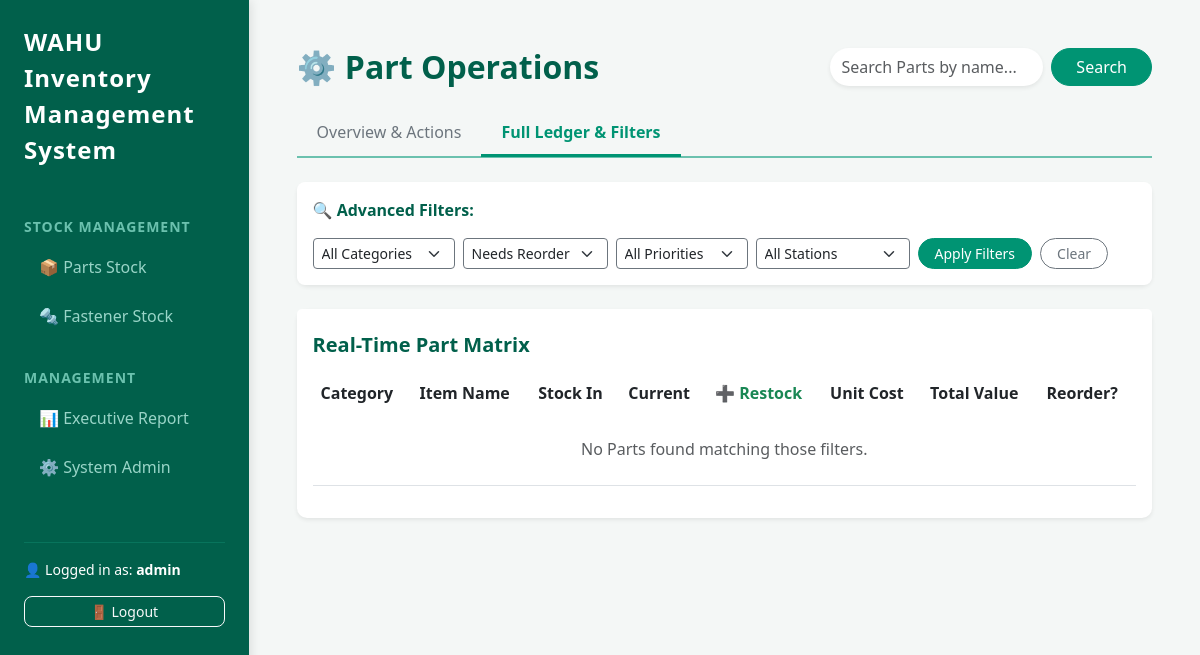
The app's page /dashboard/Part/?reorder=Yes (signed in), older data.
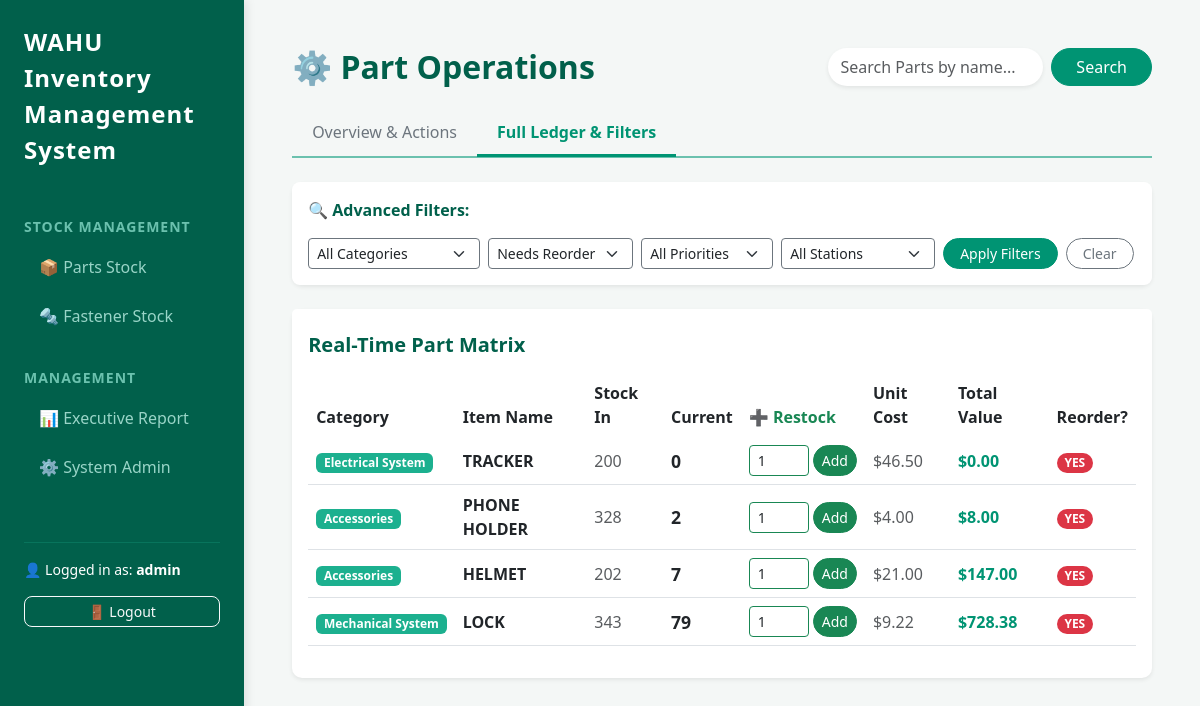
The same page, newer data.
### inventory/models.py (models this page shows)
class InventoryItem(models.Model):
    TYPE_CHOICES = [
        ('Part', 'Part'),
        ('Fastener', 'Fastener'),
    ]
    STATION_CHOICES = [
        ('Frame Assembly', 'Frame Assembly Station'),
        ('Handle Bar', 'Handle Bar Station'),
        ('Front Fork', 'Front Fork Station'),
        ('Bike Stand', 'Bike Stand Station'),
        ('Wheel Assembly', 'Wheel Assembly Station'),
        ('QC', 'QC Station'),
        ('General', 'General / Multiple Stations'),
    ]
    name = models.CharField(max_length=200)
    item_type = models.CharField(max_length=20, choices=TYPE_CHOICES, default='Part')
    category = models.CharField(max_length=100, default="Uncategorized")
    stock_in = models.PositiveIntegerField(default=0)
    quantity = models.PositiveIntegerField(default=0)
    unit_cost = models.DecimalField(max_digits=10, decimal_places=2, default=0.00)
    station = models.CharField(max_length=50, choices=STATION_CHOICES, default='General')
    daily_quota_hint = models.CharField(max_length=100, blank=True, null=True, help_text="e.g., 'Need 120 rims today'")
    @property
    def total_value(self):
        return self.quantity * self.unit_cost
    @property
    def reorder_needed(self):
        if self.stock_in > 0 and self.quantity <= (self.stock_in / 4):
            return "Yes"
        return "No"
    def __str__(self):
        return f"[{self.item_type}] {self.name}"

### inventory/views.py (the view)
# urls.py: path('dashboard/<str:item_type>/', views.dashboard, name='dashboard'),
@login_required(login_url='login')
def dashboard(request, item_type):
    if item_type not in ['Part', 'Fastener']:
        return redirect('landing')
    items = InventoryItem.objects.filter(item_type=item_type)
    if request.user.is_superuser:
        recent_requests = StockRequest.objects.filter(item__item_type=item_type).order_by('-date_requested')
    else:
        recent_requests = StockRequest.objects.filter(
            item__item_type=item_type,
            requester=request.user
        ).order_by('-date_requested')
    kits = BuildKit.objects.filter(components__item__item_type=item_type).distinct()
    categories = items.values_list('category', flat=True).distinct()
    category_filter = request.GET.get('category')
    reorder_filter = request.GET.get('reorder')
    priority_filter = request.GET.get('priority')
    station_filter = request.GET.get('station')
    sort_filter = request.GET.get('sort')
    search_query = request.GET.get('search', '').strip()
    if search_query:
        items = items.filter(name__icontains=search_query)
    if category_filter and category_filter != 'All':
        items = items.filter(category=category_filter)
    if station_filter and station_filter != 'All':
        items = items.filter(station=station_filter)
    print("THE BROWSER SENT THIS STATION:", repr(station_filter))
    if priority_filter and priority_filter != 'All':
        if not isinstance(items, list):
            items = items.filter(stockrequest__priority=priority_filter).distinct()
    if reorder_filter == 'Yes':
        items = [item for item in items if item.reorder_needed == 'Yes']
    elif reorder_filter == 'No':
        items = [item for item in items if item.reorder_needed == 'No']
    if not isinstance(items, list):
        items = list(items)
    if sort_filter == 'value_desc':
        items.sort(key=lambda x: x.total_value if hasattr(x, 'total_value') else 0, reverse=True)
    if request.user.is_superuser:
        recent_requests = StockRequest.objects.filter(item__item_type=item_type).order_by('-date_requested')
    else:
        recent_requests = StockRequest.objects.filter(item__item_type=item_type, requester=request.user).order_by('-date_requested')
    if priority_filter and priority_filter != 'All':
        recent_requests = recent_requests.filter(priority=priority_filter)
    recent_requests = recent_requests[:10]
    total_items_count = len(items) if isinstance(items, list) else items.count()
    low_stock_count = sum(1 for item in items if item.reorder_needed == 'Yes')
    total_inventory_value = sum(item.total_value for item in items)
    defect_stats = StockRequest.objects.filter(
        item__item_type=item_type,
        priority='Defect Replacement'
    ).aggregate(total=Sum('quantity_requested'))
    defect_count = defect_stats['total'] or 0
    live_deficits = []
    total_unmatched_deficit = 0
    frame = InventoryItem.objects.filter(name__icontains='FRAME').first()
    if frame:
        frame_children_names = [
            'LEFT CRANK',
            'RIGHT CRANK',
            'CHAINRING',
            'REAR DERAILLEUR',
            'TORQUE SENSOR',
            'KICKSTAND',
            'REAR MUDGUARD',
            'FENDER STAY'
            'REAR SHOCK'
        ]
        frame_children = InventoryItem.objects.filter(name__in=frame_children_names)
        for part in frame_children:
            if part.quantity < frame.quantity:
                gap = frame.quantity - part.quantity
                live_deficits.append({'part': part.name, 'gap': gap, 'parent': frame.name})
                total_unmatched_deficit += gap
    handlebar = InventoryItem.objects.filter(name__icontains='HANDLEBAR').first()
    if handlebar:
        handlebar_children_names = [
            'GRIPS',
            'THROTTLE',
            'DISPLAY (MONITOR)',
            'FRONT BRAKE',
            'REAR BRAKE',
            'HANDLEBAR SWITCH',
            'GEAR SHIFTER',
            'MIRROR'
        ]
        handlebar_children = InventoryItem.objects.filter(name__in=handlebar_children_names)
        for part in handlebar_children:
            if part.quantity < handlebar.quantity:
                gap = handlebar.quantity - part.quantity
                live_deficits.append({'part': part.name, 'gap': gap, 'parent': handlebar.name})
                total_unmatched_deficit += gap
    defect_count += total_unmatched_deficit
    chart_labels = json.dumps([item.name for item in items])
    chart_data = json.dumps([float(item.quantity) for item in items])
    if request.method == 'POST':
        if 'restock_submit' in request.POST:
            item_id = request.POST.get('restock_item_id')
            qty_to_add = int(request.POST.get('restock_qty', 0))
            restock_item = get_object_or_404(InventoryItem, id=item_id)
            restock_item.quantity += qty_to_add
            restock_item.save()
            StockRequest.objects.create(
                item=restock_item,
                quantity_requested=qty_to_add,
                requester=request.user,
                priority='Restock (Incoming)' # Special tracking tag
            )
            messages.success(request, f"Successfully restocked {qty_to_add} units of {restock_item.name}.")
            return redirect('dashboard', item_type=item_type)
        if 'request_kit' in request.POST:
            kit_id = request.POST.get('kit_id')
            qty_to_build = int(request.POST.get('kit_quantity', 1))
            kit = get_object_or_404(BuildKit, id=kit_id)
            can_build = True
            missing_parts = []
            for component in kit.components.all():
                total_needed = component.quantity_required * qty_to_build
                if component.item.quantity < total_needed:
                    can_build = False
                    missing_parts.append(f"{component.item.name} (Need {total_needed}, Have {component.item.quantity})")
            if can_build:
                for component in kit.components.all():
                    total_needed = component.quantity_required * qty_to_build
                    component.item.quantity -= total_needed
                    component.item.save()
                    StockRequest.objects.create(
                        item=component.item,
                        quantity_requested=total_needed,
                        requester=request.user
                    )
                messages.success(request, f"Successfully pulled parts for {qty_to_build}x {kit.name}!")
            else:
                messages.error(request, f"Cannot build {kit.name}. Missing parts: {', '.join(missing_parts)}")
            return redirect('dashboard', item_type=item_type)
        else:
            form = StockRequestForm(request.POST, item_type=item_type)
            if form.is_valid():
                stock_request = form.save(commit=False)
                requested_item = stock_request.item
                requested_qty = stock_request.quantity_requested
                if requested_qty <= requested_item.quantity:
                    requested_item.quantity -= requested_qty
                    requested_item.save()
                    stock_request.requester = request.user
                    stock_request.save()
                    messages.success(request, f"Successfully requested {requested_qty} of {requested_item.name}.")
                    return redirect('dashboard', item_type=item_type)
                else:
                    messages.error(request, f"Error: You requested {requested_qty}, but only {requested_item.quantity} are available.")
    else:
        form = StockRequestForm(item_type=item_type)
    if isinstance(items, list):
        item_ids = [item.id for item in items]
        form.fields['item'].queryset = InventoryItem.objects.filter(id__in=item_ids)
    else:
        form.fields['item'].queryset = items
    context = {
        'item_type': item_type,
        'items': items,
        'kits': kits,
        'form': form,
        'recent_requests': recent_requests,
        'categories': categories,
        'total_items_count': total_items_count,
        'low_stock_count': low_stock_count,
        'total_inventory_value': total_inventory_value,
        'defect_count': defect_count,
        'chart_labels': chart_labels,
        'chart_data': chart_data,
        'search_query': search_query,
        'live_deficits': live_deficits,
    }
    return render(request, 'inventory/dashboard.html', context)

### inventory/forms.py
class StockRequestForm(forms.ModelForm):
    class Meta:
        model = StockRequest
        fields = ['item', 'quantity_requested', 'priority']
        widgets = {
            'item': forms.Select(attrs={'class': 'form-select'}),
            'quantity_requested': forms.NumberInput(attrs={'class': 'form-control'}),
            'priority': forms.Select(attrs={'class': 'form-select'}),
        }
        labels = {
            'item': 'Item Name',
            'quantity_requested': 'Quantity Needed',
            'priority': 'Priority / Reason',
        }
    def __init__(self, *args, **kwargs):
        item_type = kwargs.pop('item_type', None)
        super(StockRequestForm, self).__init__(*args, **kwargs)
        if item_type:
            self.fields['item'].queryset = InventoryItem.objects.filter(item_type=item_type)

### inventory/templates/inventory/dashboard.html (shortened to what the changed rows need)
{% extends 'inventory/base.html' %}
{% block content %}
<div class="d-flex justify-content-between align-items-center mb-4">
    <h2 class="fw-bold mb-0 text-dark" style="color: var(--emerald-900) !important;">⚙️ {{ item_type }} Operations</h2>
</div>
<div class="tab-content" id="dashboardTabsContent">
    <div class="tab-pane fade" id="inventory-pane" role="tabpanel" tabindex="0">
        <div class="card shadow-sm border-0 h-100">
            <div class="card-body table-responsive">
                <table class="table table-hover align-middle">
                    <thead style="background-color: var(--bg-light);">
                        <tr>
                            <th class="border-0">Category</th>
                            <th class="border-0">Item Name</th>
                            <th class="border-0">Stock In</th>
                            <th class="border-0">Current</th>
                            <th class="border-0 text-success">➕ Restock</th>
                            <th class="border-0">Unit Cost</th>
                            <th class="border-0">Total Value</th>
                            <th class="border-0">Reorder?</th>
                        </tr>
                    </thead>
                    <tbody>
                        {% for item in items %}
                        <tr>
                            <td><span class="badge" style="background-color: var(--emerald-300);">{{ item.category }}</span></td>
                            <td>
                                <strong class="text-dark">{{ item.name }}</strong>
                            </td>
                            <td class="text-muted">{{ item.stock_in }}</td>
                            <td><strong style="font-size: 1.1rem;">{{ item.quantity }}</strong></td>
                            <td>
                                <form method="POST" class="d-flex align-items-center mb-0">
                                    <input type="number" name="restock_qty" value="1" min="1"
                                        class="form-control form-control-sm border-success me-1" style="width: 60px;">
                                    <button type="submit" name="restock_submit"
                                        class="btn btn-sm btn-success rounded-pill px-2"
                                        title="Receive Stock">Add</button>
                                </form>
                            </td>
                            <td class="text-muted">${{ item.unit_cost }}</td>
                            <td><strong style="color: var(--emerald-500);">${{ item.total_value }}</strong></td>
                            <td>
                                {% if item.reorder_needed == 'Yes' %}
                                <span class="badge bg-danger rounded-pill">YES</span>
                                {% else %}
                                <span class="badge bg-success rounded-pill">NO</span>
                                {% endif %}
                            </td>
                        </tr>
                        {% empty %}
                        <tr>
                            <td colspan="8" class="text-center py-4 text-muted">No {{ item_type }}s found matching those filters.</td>
                        </tr>
                        {% endfor %}
                    </tbody>
                </table>
            </div>
        </div>
    </div>
</div>
{% endblock %}

Row changes from the older to the newer data that the page shows:
added InventoryItem: category "Electrical System", name "TRACKER", stock_in "200", quantity "0", unit_cost "46.50", total_value "0.00", shows "YES"
added InventoryItem: category "Accessories", name "PHONE HOLDER", stock_in "328", quantity "2", unit_cost "4.00", total_value "8.00", shows "YES"
added InventoryItem: category "Accessories", name "HELMET", stock_in "202", quantity "7", unit_cost "21.00", total_value "147.00", shows "YES"
added InventoryItem: category "Mechanical System", name "LOCK", stock_in "343", quantity "79", unit_cost "9.22", total_value "728.38", shows "YES"
Text that changed along with them:
{{ item_type }}: "Part" → (not shown)
text no longer shown: "No s found matching those filters."
